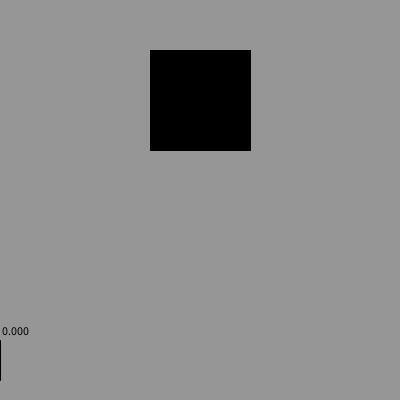
Frame 1 (no input)
Frame 60 (the mouse pressed at the canvas centre just before this capture): identical to frame 1, image omitted
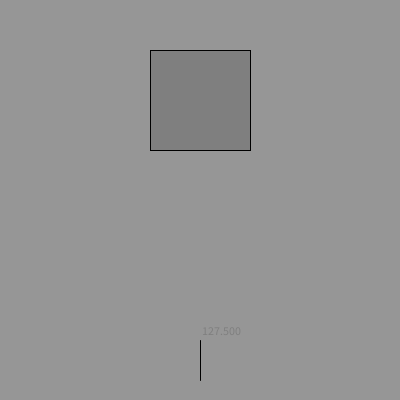
Frame 120 (the mouse held since frame 60 and released just before this capture)

The Processing sketch that drew these frames (run headless with seeded random() and noise(); from frame 60 on, the mouse is pressed at the canvas centre):

// Processing sketch: processing_105797
// ── processing_105797.pde

//map function

void setup(){
  size(400,400);
  //colorMode (RGB, width); 
}

void draw(){
background (150);

float newValue = map(mouseX, 0, width, 0, 255);

//rect on top
rectMode(CENTER);
fill(newValue); //this is drawing from the convertion
rect(width/2, height/4, 100, 100);

//line
line(mouseX, height-20, mouseX, height-60);


//printing values
text(newValue, mouseX, height-65);
println(mouseX);
}
